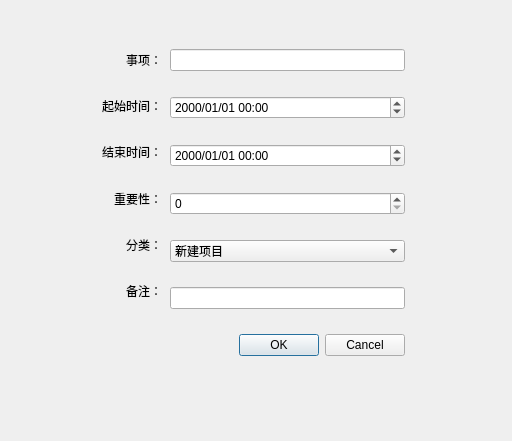
<?xml version="1.0" encoding="UTF-8"?>
<ui version="4.0">
 <class>Dialog</class>
 <widget class="QDialog" name="Dialog">
  <property name="geometry">
   <rect>
    <x>0</x>
    <y>0</y>
    <width>512</width>
    <height>441</height>
   </rect>
  </property>
  <property name="windowTitle">
   <string>Dialog</string>
  </property>
  <widget class="QWidget" name="verticalLayoutWidget">
   <property name="geometry">
    <rect>
     <x>170</x>
     <y>30</y>
     <width>235</width>
     <height>351</height>
    </rect>
   </property>
   <layout class="QVBoxLayout" name="verticalLayout">
    <item>
     <widget class="QLineEdit" name="lineEdit_2"/>
    </item>
    <item>
     <widget class="QDateTimeEdit" name="dateTimeEdit">
      <property name="displayFormat">
       <string>yyyy/MM/dd HH:mm</string>
      </property>
     </widget>
    </item>
    <item>
     <widget class="QDateTimeEdit" name="dateTimeEdit_2">
      <property name="displayFormat">
       <string>yyyy/MM/dd HH:mm</string>
      </property>
     </widget>
    </item>
    <item>
     <widget class="QSpinBox" name="spinBox"/>
    </item>
    <item>
     <widget class="QComboBox" name="comboBox">
      <item>
       <property name="text">
        <string>新建项目</string>
       </property>
      </item>
      <item>
       <property name="text">
        <string>新建项目</string>
       </property>
      </item>
      <item>
       <property name="text">
        <string>新建项目</string>
       </property>
      </item>
      <item>
       <property name="text">
        <string>新建项目</string>
       </property>
      </item>
     </widget>
    </item>
    <item>
     <widget class="QLineEdit" name="lineEdit"/>
    </item>
    <item>
     <widget class="QDialogButtonBox" name="buttonBox_2">
      <property name="standardButtons">
       <set>QDialogButtonBox::Cancel|QDialogButtonBox::Ok</set>
      </property>
     </widget>
    </item>
   </layout>
  </widget>
  <widget class="QWidget" name="verticalLayoutWidget_2">
   <property name="geometry">
    <rect>
     <x>70</x>
     <y>40</y>
     <width>92</width>
     <height>271</height>
    </rect>
   </property>
   <layout class="QVBoxLayout" name="verticalLayout_2">
    <item>
     <widget class="QLabel" name="label">
      <property name="text">
       <string>事项：</string>
      </property>
      <property name="alignment">
       <set>Qt::AlignRight|Qt::AlignTrailing|Qt::AlignVCenter</set>
      </property>
     </widget>
    </item>
    <item>
     <widget class="QLabel" name="label_3">
      <property name="text">
       <string>起始时间：</string>
      </property>
      <property name="alignment">
       <set>Qt::AlignRight|Qt::AlignTrailing|Qt::AlignVCenter</set>
      </property>
     </widget>
    </item>
    <item>
     <widget class="QLabel" name="label_5">
      <property name="text">
       <string>结束时间：</string>
      </property>
      <property name="alignment">
       <set>Qt::AlignRight|Qt::AlignTrailing|Qt::AlignVCenter</set>
      </property>
     </widget>
    </item>
    <item>
     <widget class="QLabel" name="label_4">
      <property name="text">
       <string>重要性：</string>
      </property>
      <property name="alignment">
       <set>Qt::AlignRight|Qt::AlignTrailing|Qt::AlignVCenter</set>
      </property>
     </widget>
    </item>
    <item>
     <widget class="QLabel" name="label_2">
      <property name="text">
       <string>分类：</string>
      </property>
      <property name="alignment">
       <set>Qt::AlignRight|Qt::AlignTrailing|Qt::AlignVCenter</set>
      </property>
     </widget>
    </item>
    <item>
     <widget class="QLabel" name="label_6">
      <property name="text">
       <string>备注：</string>
      </property>
      <property name="alignment">
       <set>Qt::AlignRight|Qt::AlignTrailing|Qt::AlignVCenter</set>
      </property>
     </widget>
    </item>
   </layout>
  </widget>
 </widget>
 <resources/>
 <connections/>
</ui>
